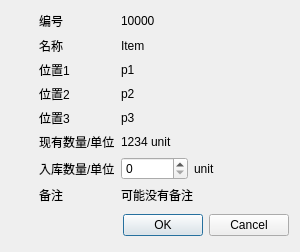
<?xml version="1.0" encoding="UTF-8"?>
<ui version="4.0">
 <class>DlgCheckInUi</class>
 <widget class="QDialog" name="DlgCheckInUi">
  <property name="geometry">
   <rect>
    <x>0</x>
    <y>0</y>
    <width>300</width>
    <height>252</height>
   </rect>
  </property>
  <property name="windowTitle">
   <string>Dialog</string>
  </property>
  <layout class="QVBoxLayout" name="verticalLayout">
   <item>
    <spacer name="verticalSpacer_2">
     <property name="orientation">
      <enum>Qt::Vertical</enum>
     </property>
     <property name="sizeHint" stdset="0">
      <size>
       <width>20</width>
       <height>40</height>
      </size>
     </property>
    </spacer>
   </item>
   <item>
    <layout class="QGridLayout" name="gridLayout" columnstretch="1,2,5,1">
     <item row="1" column="1">
      <widget class="QLabel" name="label_3">
       <property name="text">
        <string>名称</string>
       </property>
      </widget>
     </item>
     <item row="0" column="2">
      <widget class="QLabel" name="labelItemID">
       <property name="text">
        <string>10000</string>
       </property>
      </widget>
     </item>
     <item row="7" column="2">
      <widget class="QLabel" name="labelComments">
       <property name="text">
        <string>可能没有备注</string>
       </property>
      </widget>
     </item>
     <item row="2" column="2">
      <widget class="QLabel" name="labelItemPosition1">
       <property name="text">
        <string>p1</string>
       </property>
      </widget>
     </item>
     <item row="4" column="2">
      <widget class="QLabel" name="labelItemPosition3">
       <property name="text">
        <string>p3</string>
       </property>
      </widget>
     </item>
     <item row="1" column="2">
      <widget class="QLabel" name="labelItemName">
       <property name="text">
        <string>Item</string>
       </property>
      </widget>
     </item>
     <item row="0" column="1">
      <widget class="QLabel" name="label">
       <property name="text">
        <string>编号</string>
       </property>
      </widget>
     </item>
     <item row="0" column="3">
      <spacer name="horizontalSpacer_2">
       <property name="orientation">
        <enum>Qt::Horizontal</enum>
       </property>
       <property name="sizeHint" stdset="0">
        <size>
         <width>40</width>
         <height>20</height>
        </size>
       </property>
      </spacer>
     </item>
     <item row="3" column="2">
      <widget class="QLabel" name="labelItemPosition2">
       <property name="text">
        <string>p2</string>
       </property>
      </widget>
     </item>
     <item row="2" column="1">
      <widget class="QLabel" name="label_5">
       <property name="text">
        <string>位置1</string>
       </property>
      </widget>
     </item>
     <item row="7" column="1">
      <widget class="QLabel" name="label_13">
       <property name="text">
        <string>备注</string>
       </property>
      </widget>
     </item>
     <item row="4" column="1">
      <widget class="QLabel" name="label_9">
       <property name="text">
        <string>位置3</string>
       </property>
      </widget>
     </item>
     <item row="3" column="1">
      <widget class="QLabel" name="label_7">
       <property name="text">
        <string>位置2</string>
       </property>
      </widget>
     </item>
     <item row="6" column="2">
      <layout class="QHBoxLayout" name="horizontalLayout">
       <item>
        <widget class="QSpinBox" name="sbItemQuantity">
         <property name="maximum">
          <number>999</number>
         </property>
        </widget>
       </item>
       <item>
        <widget class="QLabel" name="labelItemUnit">
         <property name="text">
          <string>unit</string>
         </property>
        </widget>
       </item>
      </layout>
     </item>
     <item row="6" column="1">
      <widget class="QLabel" name="label_11">
       <property name="text">
        <string>入库数量/单位</string>
       </property>
      </widget>
     </item>
     <item row="0" column="0">
      <spacer name="horizontalSpacer">
       <property name="orientation">
        <enum>Qt::Horizontal</enum>
       </property>
       <property name="sizeHint" stdset="0">
        <size>
         <width>40</width>
         <height>20</height>
        </size>
       </property>
      </spacer>
     </item>
     <item row="5" column="1">
      <widget class="QLabel" name="label_2">
       <property name="text">
        <string>现有数量/单位</string>
       </property>
      </widget>
     </item>
     <item row="5" column="2">
      <widget class="QLabel" name="labelCurrentQuantityUnit">
       <property name="text">
        <string>1234 unit</string>
       </property>
      </widget>
     </item>
    </layout>
   </item>
   <item>
    <spacer name="verticalSpacer">
     <property name="orientation">
      <enum>Qt::Vertical</enum>
     </property>
     <property name="sizeHint" stdset="0">
      <size>
       <width>20</width>
       <height>40</height>
      </size>
     </property>
    </spacer>
   </item>
   <item>
    <layout class="QHBoxLayout">
     <property name="spacing">
      <number>6</number>
     </property>
     <property name="leftMargin">
      <number>0</number>
     </property>
     <property name="topMargin">
      <number>0</number>
     </property>
     <property name="rightMargin">
      <number>0</number>
     </property>
     <property name="bottomMargin">
      <number>0</number>
     </property>
     <item>
      <spacer>
       <property name="orientation">
        <enum>Qt::Horizontal</enum>
       </property>
       <property name="sizeHint" stdset="0">
        <size>
         <width>131</width>
         <height>31</height>
        </size>
       </property>
      </spacer>
     </item>
     <item>
      <widget class="QPushButton" name="okButton">
       <property name="text">
        <string>OK</string>
       </property>
      </widget>
     </item>
     <item>
      <widget class="QPushButton" name="cancelButton">
       <property name="text">
        <string>Cancel</string>
       </property>
      </widget>
     </item>
    </layout>
   </item>
  </layout>
 </widget>
 <resources/>
 <connections>
  <connection>
   <sender>okButton</sender>
   <signal>clicked()</signal>
   <receiver>DlgCheckInUi</receiver>
   <slot>accept()</slot>
   <hints>
    <hint type="sourcelabel">
     <x>278</x>
     <y>253</y>
    </hint>
    <hint type="destinationlabel">
     <x>96</x>
     <y>254</y>
    </hint>
   </hints>
  </connection>
  <connection>
   <sender>cancelButton</sender>
   <signal>clicked()</signal>
   <receiver>DlgCheckInUi</receiver>
   <slot>reject()</slot>
   <hints>
    <hint type="sourcelabel">
     <x>369</x>
     <y>253</y>
    </hint>
    <hint type="destinationlabel">
     <x>179</x>
     <y>282</y>
    </hint>
   </hints>
  </connection>
 </connections>
</ui>
